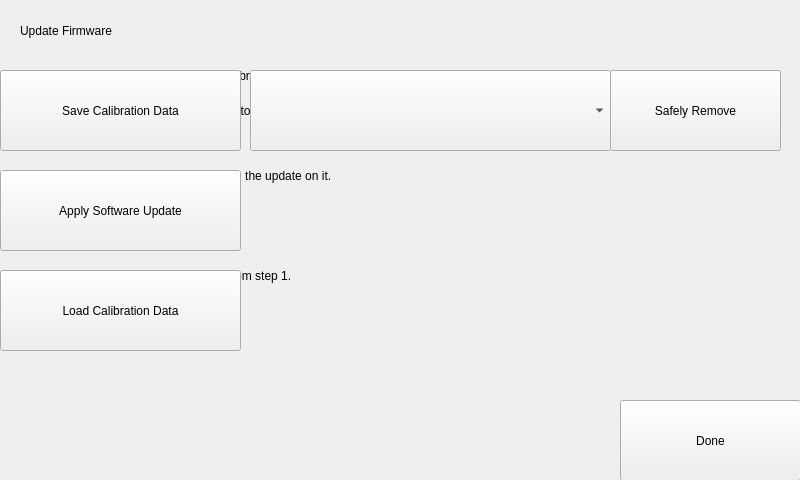
<?xml version="1.0" encoding="UTF-8"?>
<ui version="4.0">
 <class>Form</class>
 <widget class="QWidget" name="Form">
  <property name="geometry">
   <rect>
    <x>0</x>
    <y>0</y>
    <width>800</width>
    <height>480</height>
   </rect>
  </property>
  <property name="windowTitle">
   <string notr="true">Update Firmware</string>
  </property>
  <widget class="Backdrop" name="backdrop">
   <property name="geometry">
    <rect>
     <x>0</x>
     <y>0</y>
     <width>801</width>
     <height>481</height>
    </rect>
   </property>
  </widget>
  <widget class="HeaderLabel" name="headerlabel">
   <property name="geometry">
    <rect>
     <x>20</x>
     <y>10</y>
     <width>231</width>
     <height>41</height>
    </rect>
   </property>
   <property name="text">
    <string>Update Firmware</string>
   </property>
  </widget>
  <widget class="Label" name="label">
   <property name="geometry">
    <rect>
     <x>20</x>
     <y>60</y>
     <width>731</width>
     <height>31</height>
    </rect>
   </property>
   <property name="text">
    <string>Step 1: Save your factory-set camera calibration data to an external device.</string>
   </property>
  </widget>
  <widget class="Label" name="label_2">
   <property name="geometry">
    <rect>
     <x>20</x>
     <y>160</y>
     <width>731</width>
     <height>31</height>
    </rect>
   </property>
   <property name="text">
    <string>Step 2: Insert a USB stick or SD card with the update on it.</string>
   </property>
  </widget>
  <widget class="Label" name="label_3">
   <property name="geometry">
    <rect>
     <x>20</x>
     <y>260</y>
     <width>731</width>
     <height>31</height>
    </rect>
   </property>
   <property name="text">
    <string>Step 3: Restore the camera calibration from step 1.</string>
   </property>
  </widget>
  <widget class="Label" name="label_4">
   <property name="geometry">
    <rect>
     <x>220</x>
     <y>100</y>
     <width>51</width>
     <height>21</height>
    </rect>
   </property>
   <property name="text">
    <string>to</string>
   </property>
   <property name="alignment">
    <set>Qt::AlignCenter</set>
   </property>
  </widget>
  <widget class="Button" name="uiSaveCalData">
   <property name="geometry">
    <rect>
     <x>0</x>
     <y>70</y>
     <width>241</width>
     <height>81</height>
    </rect>
   </property>
   <property name="text">
    <string>Save Calibration Data</string>
   </property>
  </widget>
  <widget class="Button" name="button_2">
   <property name="geometry">
    <rect>
     <x>610</x>
     <y>70</y>
     <width>171</width>
     <height>81</height>
    </rect>
   </property>
   <property name="text">
    <string>Safely Remove</string>
   </property>
   <property name="clickMarginLeftSetter" stdset="0">
    <enum>Button::half</enum>
   </property>
  </widget>
  <widget class="ComboBox" name="uiMediaSelect">
   <property name="geometry">
    <rect>
     <x>250</x>
     <y>70</y>
     <width>361</width>
     <height>81</height>
    </rect>
   </property>
   <property name="clickMarginRightSetter" stdset="0">
    <enum>ComboBox::half</enum>
   </property>
  </widget>
  <widget class="Button" name="uiApplyUpdate">
   <property name="geometry">
    <rect>
     <x>0</x>
     <y>170</y>
     <width>241</width>
     <height>81</height>
    </rect>
   </property>
   <property name="text">
    <string>Apply Software Update</string>
   </property>
  </widget>
  <widget class="Button" name="uiLoadCalData">
   <property name="geometry">
    <rect>
     <x>0</x>
     <y>270</y>
     <width>241</width>
     <height>81</height>
    </rect>
   </property>
   <property name="text">
    <string>Load Calibration Data</string>
   </property>
  </widget>
  <widget class="Button" name="uiDone">
   <property name="geometry">
    <rect>
     <x>620</x>
     <y>400</y>
     <width>181</width>
     <height>81</height>
    </rect>
   </property>
   <property name="text">
    <string>Done</string>
   </property>
  </widget>
 </widget>
 <customwidgets>
  <customwidget>
   <class>Backdrop</class>
   <extends>QLabel</extends>
   <header>backdrop</header>
  </customwidget>
  <customwidget>
   <class>Button</class>
   <extends>QPushButton</extends>
   <header>button</header>
  </customwidget>
  <customwidget>
   <class>ComboBox</class>
   <extends>QComboBox</extends>
   <header>combo_box</header>
  </customwidget>
  <customwidget>
   <class>HeaderLabel</class>
   <extends>QLabel</extends>
   <header>header_label</header>
  </customwidget>
  <customwidget>
   <class>Label</class>
   <extends>QLabel</extends>
   <header>label</header>
  </customwidget>
 </customwidgets>
 <resources/>
 <connections/>
</ui>
